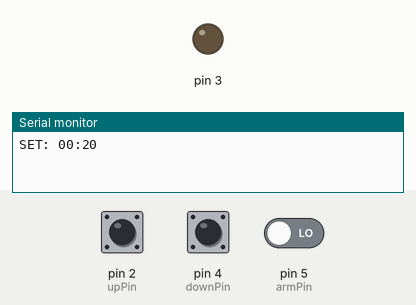
Simulated run of this sketch. Board: Arduino Uno, built with avr-gcc and run on an emulated ATmega328P. Shown: output pins drawn as LEDs (lit = HIGH), the last lines printed to the serial monitor. Dashed ring = blinking. The test bench sets the inputs (shaded band); at power-on: pin 5 (armPin) LOW, pin 2 (upPin) LOW, pin 4 (downPin) LOW.

Above: at 0.1 s.
At 1.2 s:
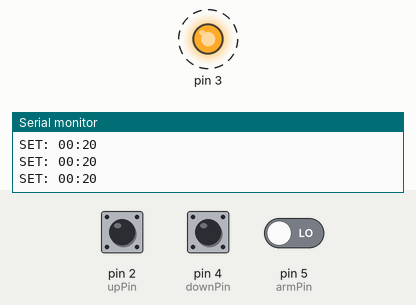
1.3 s: pin 5 (armPin) driven HIGH
4.3 s: pin 2 (upPin) pulled HIGH for 0.15 s
Timing chart, 0 to 13.3 s (numbered marks = the images above; inputs shaded):
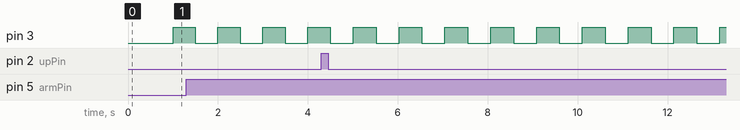

Measured:
- by itself, pin 3: alternates HIGH for 0.51 s and LOW for 0.51 s

The sketch:

bomb.ino
```cpp
void setup() {
  Serial.begin(9600);
  pinMode(3, OUTPUT);
}

bool verificaClave(uint8_t *pclaveUser, uint8_t *pclaveCorrecta, uint8_t sizeContra) {
  bool arregloIgual = 0;
  uint8_t charIgual = 0;
  for (int i = 0; i < sizeContra; i++) {
    if (*(pclaveUser + i) == *(pclaveCorrecta + i)) charIgual++;
  }

  (charIgual == 6) ? Serial.println("BOMBA DESARMADA") : Serial.println("INCORRECTO");
  (charIgual == 6) ? arregloIgual = 1 : arregloIgual = 0;
  return arregloIgual;
}

void bomb() {
  static const uint8_t upPin = 2;
  static const uint8_t downPin = 4;
  static const uint8_t armPin = 5;

  static uint8_t cuentaUpdate = 0;
  static uint8_t estadoBomba = 0; // 0: desarmada, 1: armada
  static bool previousBOOM = false;
  static const uint32_t interval = 1000;
  static uint32_t interval2 = 50;
  static uint32_t previousMillis = 0;
  static uint32_t previousMillis2 = 0;
  static uint32_t previousMillisSET = 0;
  static uint32_t previousARM = 0;
  static uint8_t cuentaBomba = 20;
  static uint8_t cuentaTeclado = 0;
  static uint8_t contraTeclado[6];
  static uint8_t contraSegura[6] = {2, 1, 2, 2, 1, 3};

  switch (estadoBomba) {
    case 0: {

        uint32_t currentMillisSET = millis();
        if ((currentMillisSET - previousMillisSET) >= interval2) {
          previousMillisSET = currentMillisSET;
          if (cuentaBomba >= 10 && cuentaBomba <= 60) {
            if (digitalRead(upPin) == HIGH) cuentaBomba++;
            if (digitalRead(downPin) == HIGH) cuentaBomba--;
            if (cuentaBomba == 9) cuentaBomba = 10;
            if (cuentaBomba == 61) cuentaBomba = 60;
          }
          Serial.println("SET: 00:" + (String)cuentaBomba);
        }

        if (digitalRead(armPin) == HIGH) {
          if (previousBOOM == true) {
            if (millis() - previousARM > 300) {
              Serial.println("BOMBA ARMADA");
              estadoBomba = 1;
              previousBOOM = false;
            }
          } else {
            Serial.println("BOMBA ARMADA");
            estadoBomba = 1;
          }
        }

        break;
      }

    case 1: {
        uint32_t currentMillis = millis();
        if ((currentMillis - previousMillis) >= interval ) {
          previousMillis = currentMillis;
          Serial.println("TIMER: 00:" + (String)cuentaBomba);
          cuentaBomba--;
        }
        else if ((currentMillis - previousMillis2) >= interval2) {
          previousMillis2 = currentMillis;
          // verificar codigo de seguridad
          if (digitalRead(upPin) == HIGH) {
            Serial.println("UP");
            contraTeclado[cuentaTeclado] = 1;
            cuentaTeclado++;
          }
          if (digitalRead(downPin) == HIGH) {
            Serial.println("DOWN");
            contraTeclado[cuentaTeclado] = 2;
            cuentaTeclado++;
          }
          if (digitalRead(armPin) == HIGH && cuentaUpdate > 0) {
            Serial.println("ARM");
            contraTeclado[cuentaTeclado] = 3;
            cuentaTeclado++;
          }
          // verificar que llegaron 6 pulsaciones
          if (cuentaTeclado == 6) {
            bool esClave = verificaClave(contraTeclado, contraSegura, cuentaTeclado);
            if (esClave == true) {
              cuentaBomba = 20; estadoBomba = 0; cuentaUpdate = 0;
              previousARM = millis();
              previousBOOM = true;
            }
            cuentaTeclado = 0;
          }
          cuentaUpdate++;

          if (cuentaBomba == 0) {
            Serial.println("BOMBA EXPLOTO");
            cuentaBomba = 20; cuentaUpdate = 0; estadoBomba = 0;
          }
        }
        break;
      }

    default:
      Serial.println("No detectado");
      break;
  }
}

void senal() {
  uint32_t currentMillisPWM = millis();
  static uint32_t previousMillisPWM = 0;
  const uint32_t intervalPWM = 500;
  static uint8_t PWMState = LOW;

  if (currentMillisPWM - previousMillisPWM >= intervalPWM) {
    previousMillisPWM = currentMillisPWM;

    if (PWMState == LOW) {
      PWMState = HIGH;
      analogWrite(3, 0);

    } else {
      PWMState = LOW;
      analogWrite(3, 255);
    }
  }
}

void loop() {
  bomb();
  senal();
}
```
